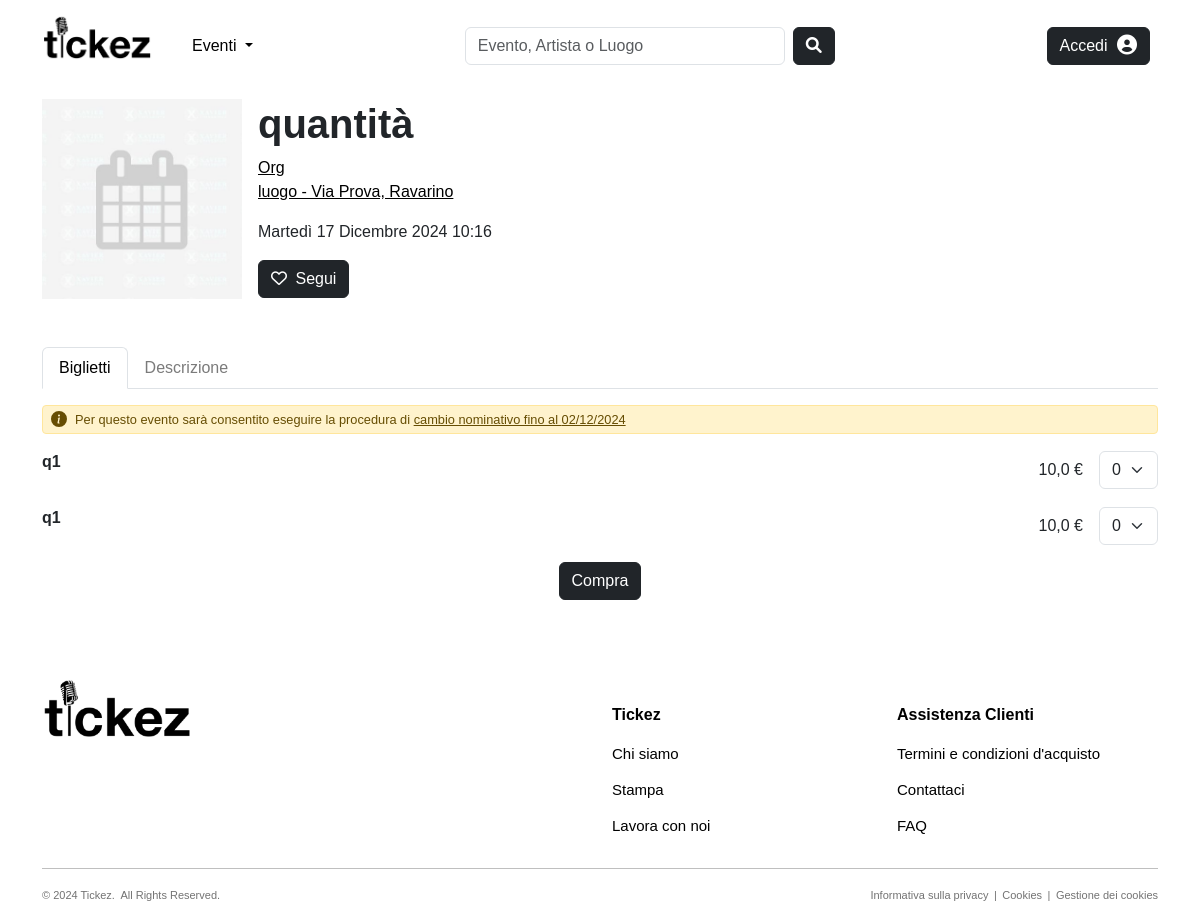
/products/events/quantita-30/, run on the app's committed database.
### products/models.py (models this page shows, shortened)
class Evento(models.Model):
    CATEGORY_CHOICES = [('Concerti', 'Concerti'), ('Festival', 'Festival'), ('Teatro', 'Teatro')]
    nome = models.CharField(max_length=100, null=False, blank=False)
    slug = models.SlugField(max_length=200, null=False,  blank=True, unique=True)
    categoria = models.CharField(max_length=100, choices=CATEGORY_CHOICES, null=False, blank=False)
    data_ora = models.DateTimeField(null=False, blank=False, default=timezone.now)
    locandina = models.ImageField(null=True, blank=True, upload_to="images/events")
    descrizione = models.TextField(null=True, blank=True, default='')
    visualizzazioni = models.IntegerField(null=True, blank=True, default=0)
    organizzatore = models.ForeignKey(to='users.Organizzatore', on_delete=models.CASCADE, null=False, blank=False, related_name='eventi_organizzati')
    luogo = models.ForeignKey(to='common.Luogo', on_delete=models.CASCADE, null=False, blank=False, related_name='eventi_programmati')
    followers = models.ManyToManyField(to='users.Utente', blank=True, default=None, related_name='eventi_preferiti')
    @property # trasforma un metodo di una classe in un attributo di sola lettura
    def locandina_url(self):
        if self.locandina and hasattr(self.locandina, 'url'):
            return self.locandina.url
        else:
            return join(settings.STATIC_URL, 'images/defaults/default_event.jpg')
    def get_absolute_url(self):
        return reverse("products:event-details", kwargs={"slug": self.slug, "pk": self.pk})
    def save(self, *args, **kwargs):
        if not self.slug or slugify(self.nome) != self.slug:
            self.slug = slugify(self.nome)
        super().save(*args, **kwargs)
    class Meta:
        verbose_name_plural = 'Eventi'

class Biglietto(models.Model):
    tipologia = models.CharField(max_length=100, null=False, blank=False)
    slug = models.SlugField(max_length=200, null=False, blank=True)
    prezzo = models.FloatField(null=False, blank=False, default=0.00)
    quantita = models.IntegerField(null=False, blank=False, default=0)
    quantita_vendibile = models.IntegerField(null=False, blank=False, default=0)
    descrizione = models.TextField(null=True, blank=True, default='')
    evento = models.ForeignKey(Evento, on_delete=models.CASCADE, null=True, blank=True, related_name='biglietti_disponibili')
    organizzatore = models.ForeignKey(to='users.Organizzatore', on_delete=models.CASCADE, null=True, blank=True, related_name='biglietti_generati')
    class Meta:
        verbose_name_plural = 'Biglietti'

### users/models.py (models this page shows, shortened)
class Organizzatore(models.Model):
    nome = models.CharField(max_length=50, null=False, blank=False)
    slug = models.SlugField(max_length=100, null=False, blank=True, unique=True)
    email = models.EmailField(max_length=255, null=False, blank=False, unique=True)
    descrizione = models.TextField(null=True, blank=True, default='')
    immagine_profilo = models.ImageField(null=True, blank=True, upload_to="images/organizers")
    user = models.OneToOneField(User, on_delete=models.CASCADE)
    followers = models.ManyToManyField(Utente, blank=True, default=None, related_name='organizzatori_preferiti')
    def __str__(self):
        return self.nome
    class Meta:
        verbose_name_plural = 'Organizzatori'

### common/models.py (models this page shows, shortened)
class Luogo(models.Model):
    nome = models.CharField(max_length=50, null=False, blank=False)
    slug = models.SlugField(max_length=200, null=False, blank=True, unique=True)
    indirizzo = models.CharField(max_length=255, null=False, blank=False)
    citta = models.CharField(max_length=100, null=False, blank=False)
    capienza_persone = models.PositiveIntegerField(null=False, blank=False)
    immagine = models.ImageField(null=True, blank=True, upload_to="images/venues")
    followers = models.ManyToManyField(to='users.Utente', blank=True, default=None, related_name='luoghi_preferiti')
    affittuari = models.ManyToManyField(to='users.Organizzatore', blank=True, default=None, related_name='luoghi_affittati')
    def __str__(self):
        return f"{self.nome} - {self.indirizzo}, {self.citta}"
    class Meta:
        verbose_name_plural = 'Luoghi'

### products/views.py (the view, shortened to what this page needs)
# urls.py: path('events/<slug:slug>-<int:pk>/', views.EventDetailView.as_view(), name="event-details"),
class EventDetailView(DetailView):
    model = Evento
    template_name = "products/event_details.html"
    def dispatch(self, request, *args, **kwargs):
        try:
            return super().dispatch(request, *args, **kwargs)
        except Http404:
            return redirect('404')
    def get_object(self, queryset=None):
        slug = self.kwargs.get('slug')
        pk = self.kwargs.get('pk')
        return get_object_or_404(Evento, slug=slug, pk=pk)
    def get_context_data(self, **kwargs):
        context = super().get_context_data(**kwargs)
        evento = self.object
        evento.visualizzazioni += 1
        evento.save()
        context['title'] = f"{evento.organizzatore} - {evento.nome}"
        context['tickets'] = evento.biglietti_disponibili.all()
        context['range_dropdown'] = range(0, 6)
        context['name_change'] = evento.data_ora - timedelta(days=15)
        return context

### common/context_processors.py (called while the page is built, shortened)
def notifications(request):
    notifications = []
    unread_count = 0
    return {
        'notifications': notifications,
        'unread_count': unread_count,
    }

### products/templates/products/event_details.html (shortened to what this page needs)
{% extends "products/base_products.html" %}
{% load static %}
{% load crispy_forms_tags %}
{% load tz %}
{% block content %}
<div class="container">
    <div class="d-flex flex-wrap align-items-center mb-5">
      <div class="me-3" style="width: 200px; height: 200px; flex-shrink: 0;">
          <img src="{{ object.locandina_url }}" style="width: 100%; height: 100%; object-fit: cover;">
      </div>
      <div style="flex-grow: 1; max-width: calc(100% - 220px);">
          <h1 style="font-weight:600; word-break: break-word;">{{ object.nome }}</h1>
          <p><a href="{% url 'users:artist-details' object.organizzatore.slug object.organizzatore.pk %}" style="text-decoration: underline; color: black;">{{object.organizzatore}}</a><br>
              <a href="{% url 'common:venue-details' object.luogo.slug object.luogo.pk %}" style="text-decoration: underline; color: black;">{{object.luogo}}</a></p>
          <p>{{object.data_ora}}</p>
          {% if request.user.utente or request.user.is_superuser or not request.user.is_authenticated %}
          <form method="POST" action="{% url 'users:toggle-follow' entity_type='evento' entity_pk=object.id %}"> {% csrf_token %}
            <button type="submit" class="btn {% if request.user.utente in object.followers.all %}btn-secondary{% else %}btn-dark{% endif %}">
              {% if request.user.utente in object.followers.all %}
                <i class="fas fa-heart me-1"></i> Seguito
              {% else %}
                <i class="far fa-heart me-1"></i> Segui
              {% endif %}
            </button>
          </form>
          {% endif %}
      </div>
    </div>
    <ul class="nav nav-tabs" id="myTab" role="tablist">
      <li class="nav-item" role="presentation">
        <button class="nav-link active" id="tickets-tab" data-bs-toggle="tab" data-bs-target="#tickets" type="button" role="tab" aria-controls="tickets" aria-selected="true">Biglietti</button>
      </li>
      <li class="nav-item" role="presentation">
        <button class="nav-link" id="description-tab" data-bs-toggle="tab" data-bs-target="#description" type="button" role="tab" aria-controls="description" aria-selected="false">Descrizione</button>
      </li>
    </ul>
    <div class="tab-content">
      <div class="tab-pane active" id="tickets" role="tabpanel" aria-labelledby="tickets-tab">
        {% if tickets %}
          <div class="alert alert-warning d-flex align-items-center mt-3" role="alert" style="padding: 0.25rem 0.5rem; font-size: 0.8rem; border-radius: 0.25rem;">
            <svg class="bi flex-shrink-0 me-2" width="16" height="16" role="img" aria-label="Warning:"><use xlink:href="#info-fill"/></svg>
            <p style="margin: 0; flex-grow: 1;">Per questo evento sarà consentito eseguire la procedura di <u>cambio nominativo fino al {{ name_change|date:"d/m/Y" }}</u></p>
          </div>
        {% endif %}
        <form method="POST" action="{% url 'orders:checkout' %}"> {% csrf_token %}
          {% for t in tickets %}
            <div class="ticket-row d-flex justify-content-between align-items-center mb-3">
                <div class="col-md-8">
                    <strong class="{% if t.quantita_vendibile == 0 %}text-muted{% endif %}">{{ t.tipologia }}</strong>
                </div>
                <div class="col-md-4 d-flex justify-content-end">
                    {% if t.quantita_vendibile == 0 %}
                        <div class="d-flex align-items-center">
                            <span class="text-muted me-3">Non disponibile</span>
                            {% if request.user.organizzatore and request.user.organizzatore == object.organizzatore %}
                              <a href="{% url 'products:update-ticket' object.slug object.pk t.slug t.pk %}" class="btn btn-dark me-2">
                                  <i class="fa-regular fa-pen-to-square" aria-hidden="true"></i>
                              </a>
                              <a href="{% url 'products:delete-ticket' object.slug object.pk t.slug t.pk %}" class="btn btn-danger me-2">
                                <i class="fa fa-trash" aria-hidden="true"></i>
                              </a>
                            {% endif %}
                        </div>
                    {% else %}
                        <div class="d-flex align-items-center">
                          <span class="me-3">{{ t.prezzo }} €</span>
                          {% if request.user.organizzatore and request.user.organizzatore == object.organizzatore %}
                              <a href="{% url 'products:update-ticket' object.slug object.pk t.slug t.pk %}" class="btn btn-dark me-2">
                                  <i class="fa-regular fa-pen-to-square" aria-hidden="true"></i>
                              </a>
                              <a href="{% url 'products:delete-ticket' object.slug object.pk t.slug t.pk %}" class="btn btn-danger me-2">
                                <i class="fa fa-trash" aria-hidden="true"></i>
                              </a>
                          {% else %}
                            {% if request.user.utente or request.user.is_superuser or not request.user.is_authenticated %}
                              <select class="form-select" name="quantita_{{ t.id }}" style="width: auto;">
                                  {% for i in range_dropdown %}
                                      <option value="{{ i }}">{{ i }}</option>
                                  {% endfor %}
                              </select>
                            {% endif %}
                          {% endif %}
                        </div>
                    {% endif %}
                </div>
            </div>
          {% empty %}
            <p class="mt-3 text-muted">Nessun biglietto disponibile.</p>
          {% endfor %}
          {% if request.user.organizzatore and request.user.organizzatore == object.organizzatore  %}
              <div class="d-flex justify-content-center">
                  <a href="{% url 'products:create-ticket' object.slug object.pk %}" class="btn btn-dark">Aggiungi biglietto</a>
              </div>
          {% elif request.user.utente or request.user.is_superuser or not request.user.is_authenticated %}
            {% if tickets %}
              <div class="d-flex justify-content-center">
                <button type="submit" class="btn btn-dark">Compra</button>
              </div>
            {% endif %}
          {% endif %}
        </form>
      </div>
    </div>
</div>
{% endblock %}

### static/css/style.css (style rules this page uses)
body { font-family: 'Helvetica', 'Arial', sans-serif; }
.nav-link { color: #7b7b7b; }

### data on the page
Evento: nome "quantità", organizzatore "Org", luogo "luogo - Via Prova, Ravarino", data_ora "Martedì 17 Dicembre 2024 10:16"
Biglietto: tipologia "q1", prezzo "10,0", id "0"
Biglietto: tipologia "q1", prezzo "10,0", id "0"

### other printed values
{{ name_change|date:"d/m/Y" }} "02/12/2024"
